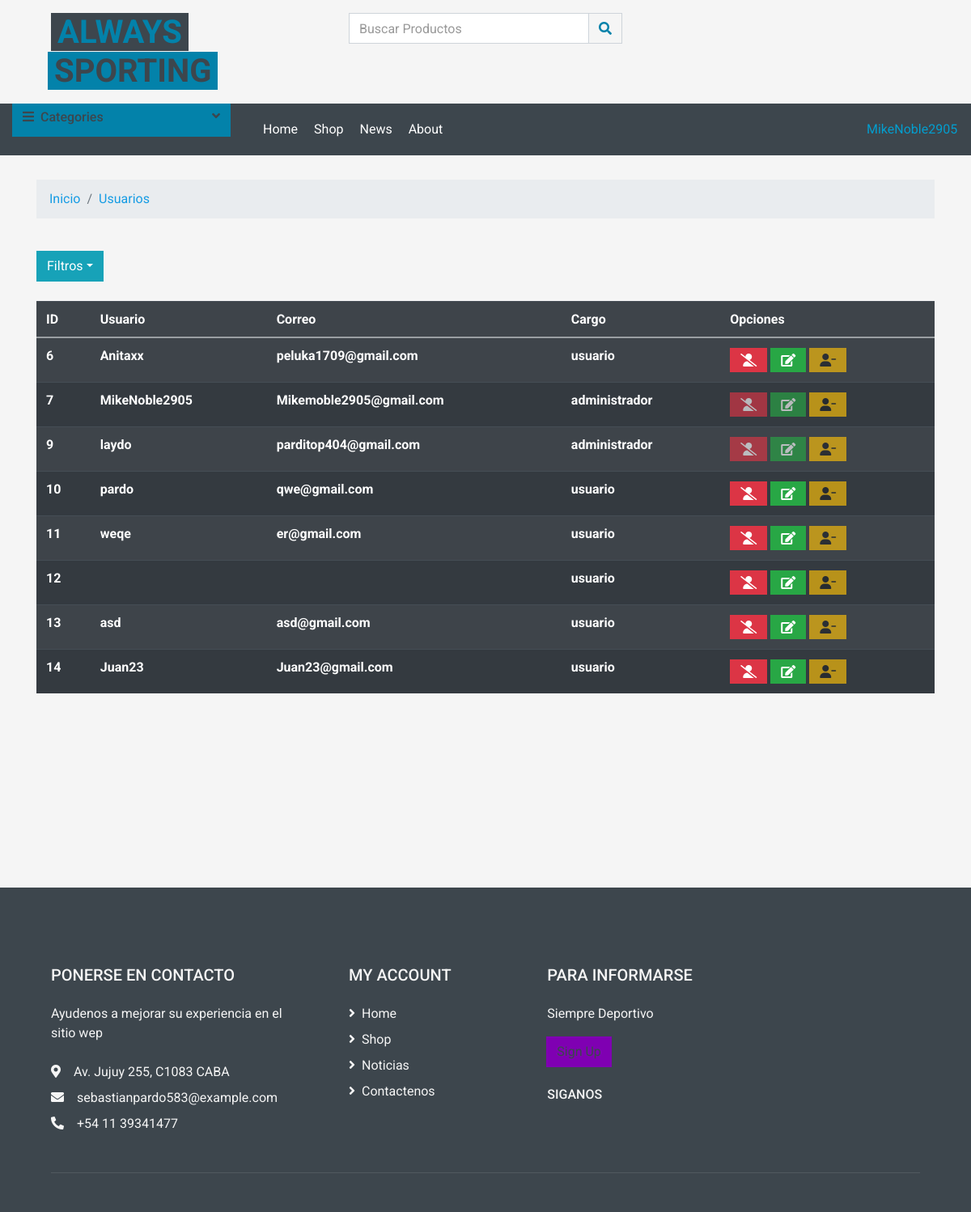
/lista_usu.php (signed in), run on an earlier commit of the app's database.
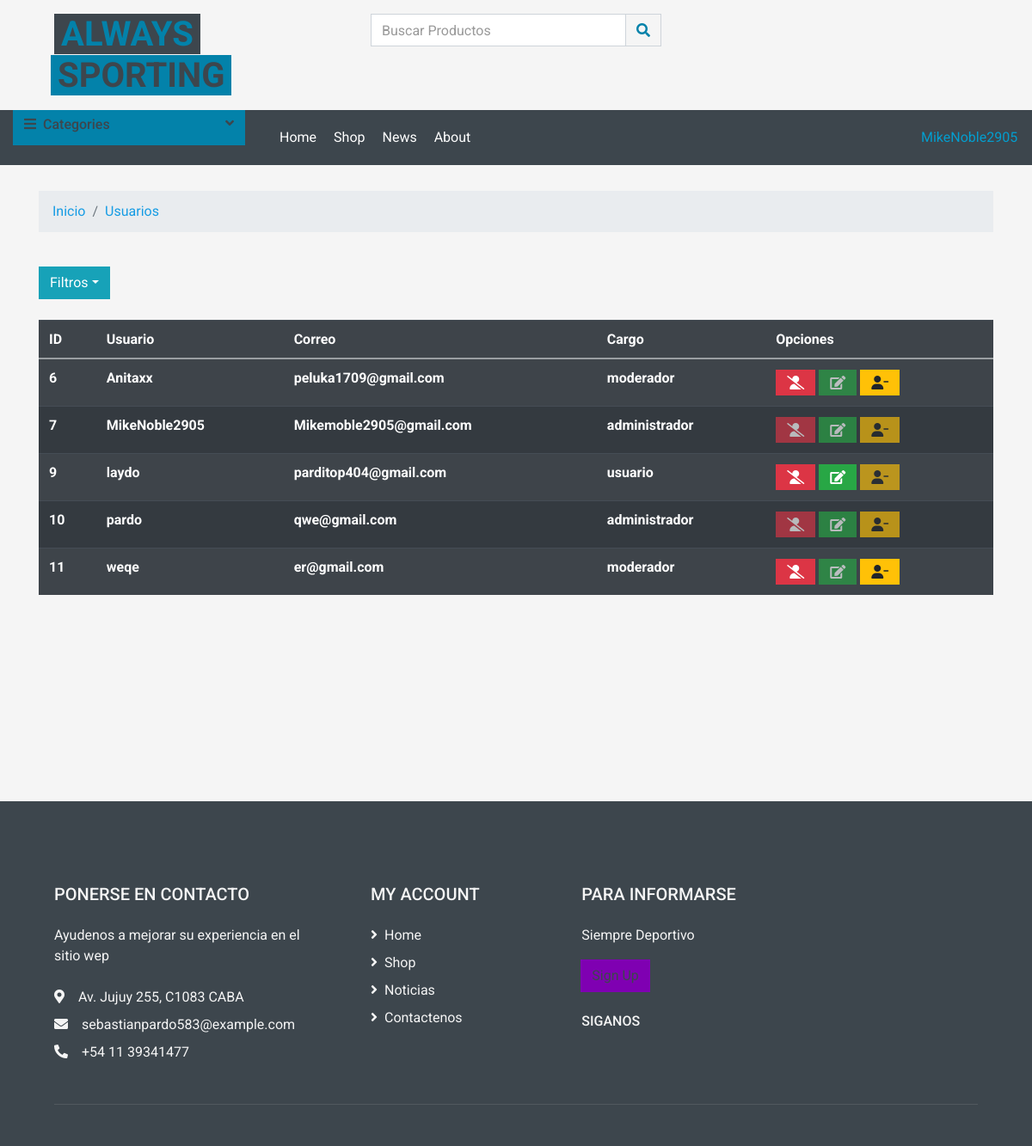
And on a later commit of the database.
### tables this page shows
CREATE TABLE `usuarios` (
  `id` int(11) UNSIGNED NOT NULL,
  `user_name` varchar(50) NOT NULL,
  `contra` varchar(100) NOT NULL,
  `email` varchar(50) NOT NULL,
  `rol` int(11) NOT NULL
);

CREATE TABLE `roles` (
  `id_rol` int(11) UNSIGNED NOT NULL,
  `rol` varchar(50) NOT NULL
);

### lista_usu.php (called while the page is built, shortened)
<?php
require_once "includes/config.php";
$sql= "SELECT * FROM usuarios INNER JOIN roles ON usuarios.rol = roles.id_rol";
$res = mysqli_query($conn, $sql);
$list_usser = mysqli_fetch_all($res, MYSQLI_ASSOC);
require_once "views/layout.php";

### views/lista_usu.php (the view, shortened to what this page needs)
<div class="container">
    <nav aria-label="breadcrumb">
        <ol class="breadcrumb">
            <li class="breadcrumb-item"><a href="index.php" class="link-info" style="text-decoration: none;">Inicio</a></li>
            <li class="breadcrumb-item active" aria-current="page"><a class="link-dark" style="text-decoration: none;">Usuarios</a></li>
        </ol>
    </nav>
</div>
<div class="container">
    <button type="button" class="btn btn-info dropdown-toggle" data-toggle="dropdown"> Filtros<span class="caret"></span></button>&nbsp;&nbsp;
</div>
<div class="container">
    <table class="table table-dark table-striped">
        <tr>
            <th>ID</th>
            <th>Usuario</th>
            <th>Correo</th>
            <th>Cargo</th>
            <th>Opciones</th>
        </tr>
        <tbody>
            <?php foreach ($list_usser as $usser) {
                if ($_SESSION['usuario']['rol'] > 1) {
            ?>
                    <tr>
                        <th><?php echo $usser['id']; ?></th>
                        <th><?php echo $usser['user_name']; ?></th>
                        <th><?php echo $usser['email']; ?></th>
                        <th><?php echo $usser['rol']; ?></th>
                        <td>
                            <a class="btn btn-danger <?php echo $usser['rol'] == "administrador" ? 'disabled' : '' ?>" href="listas_opciones_usu.php?id=<?php echo $usser['id'] ?>"><i class="fa-solid fa-user-slash"></i></a>
                            <a class="btn btn-success <?php echo $usser['rol'] == "moderador" ? 'disabled' : '' ?><?php echo $usser['rol'] == "administrador" ? 'disabled' : '' ?>" href="listas_opciones_usu.php?mod=<?php echo $usser['id'] ?>"><i class="fas fa-edit"></i></a>
                            <a class="btn btn-warning <?php echo $usser['rol'] == "administrador" ? 'disabled' : '' ?><?php echo $usser['rol'] == "usuario" ? 'disabled' : '' ?>" href="listas_opciones_usu.php?id_reset=<?php echo $usser['id'] ?>"><i class="fa-solid fa-user-minus"></i></a>
                        </td>
                <?php }
            } ?>
                    </tr>
        </tbody>
    </table>
</div>

### views/layout.php (shortened to what this page needs)
<header>
    <?php require_once "navbar.php"; ?>
</header>
<?php
$section = (isset($section)) ? $section : 'home';
require_once $section.'.php';
?>
<footer style="margin-top: 20%">
    <?php require_once "footer.php"; ?>
</footer>

### views/navbar.php (shortened to what this page needs)
<!DOCTYPE html>
<html lang="en">
<head>
    <link href="https://cdnjs.cloudflare.com/ajax/libs/font-awesome/5.10.0/css/all.min.css" rel="stylesheet">
    <link href="lib/animate/animate.min.css" rel="stylesheet">
    <link href="lib/owlcarousel/assets/owl.carousel.min.css" rel="stylesheet">
    <link href="css/style.css" rel="stylesheet">
</head>
<div class="container-fluid">
    <div class="row  py-3 px-xl-5 d-none d-lg-flex">
        <div class="col-lg-4">
            <a href="index.php" class="text-decoration-none">
                <span class="h1   bg-dark px-2" style="color:rgb(3, 130, 170);">ALWAYS</span>
                <span class="h1  text-dark  px-2 ml-n1" style="background-color:rgb(3, 130, 170);">SPORTING</span>
            </a>
        </div>
        <div class="col-lg-4  text-left">
            <form action="">
                <div class="input-group">
                    <input type="text" algin="text-left" class="form-control" placeholder="Buscar Productos">
                    <div class="input-group-append">
                        <span class="input-group-text bg-transparent text-primary">
                            <i class="fa fa-search" style="color:rgb(3, 130, 170);"></i>
                        </span>
                    </div>
                </div>
            </form>
        </div>
    </div>
</div>
<div class="container-fluid bg-dark mb-30 ">
    <div class="row xl-2">
        <div class="col-lg-3 ">
            <a class="btn d-flex  justify-content-between  " style="background-color:rgb(3, 130, 170);" data-toggle="collapse" href="#navbar-vertical" style="height: 65px; padding: 0 30px; " style="background-color:rgb(3, 130, 170);">
                <h6 class="text-dark md-10"><i class="fa fa-bars mr-2"></i>Categories</h6>
                <i class="fa fa-angle-down text-dark"></i>
            </a>
        </div>
        <div class="col-lg-9">
            <nav class="navbar navbar-expand-lg bg-dark navbar-dark py-3 py-lg-0 px-0">
                <div class="collapse navbar-collapse justify-content-between" id="navbarCollapse">
                    <div class="navbar-nav mr-auto py-0">
                        <a href="index.php" class="nav-item nav-link text-white">Home</a>
                        <a href="" class="nav-item nav-link text-white">Shop</a>
                        <a href="" class="nav-item nav-link text-white">News</a>
                        <a href="about_us.php" class="nav-item nav-link text-white">About</a>
                    </div>
                </div>
                <?php
                if (isset($_SESSION['usuario'])) {
                ?>
                    <div class="nav-item dropdown col-lg-2">
                        <a href="#" class="nav-link dropdown-toggle " style="color:rgb(3 158 207);" data-toggle="dropdown"><i class="user"></i> <?php echo $_SESSION['usuario']['user_name']; ?> </a>
                    </div>
                <?php } ?>
            </nav>
        </div>
    </div>
</div>

### views/footer.php (shortened to what this page needs)
   <div class="container-fluid bg-dark text-secondary mt-5 pt-5">
        <div class="row px-xl-5 pt-5">
            <div class="col-lg-4 col-md-12 mb-5 pr-3 pr-xl-5">
                <h5 class="text-secondary text-uppercase mb-4">Ponerse en contacto</h5>
                <p class="mb-4">Ayudenos a mejorar su experiencia en el sitio wep</p>
                <p class="mb-2"><i class="fa fa-map-marker-alt mr-3"></i>Av. Jujuy 255, C1083 CABA</p>
                <p class="mb-2"><i class="fa fa-envelope  mr-3"></i>sebastianpardo583@example.com</p>
                <p class="mb-0"><i class="fa fa-phone-alt  mr-3"></i>+54 11 39341477</p>
            </div>
            <div class="col-lg-8 col-md-12">
                <div class="row">
                    <div class="col-md-4 mb-5">
                        <h5 class="text-secondary text-uppercase mb-4">My Account</h5>
                        <div class="d-flex flex-column justify-content-start">
                            <a class="text-secondary mb-2" href="index.php"><i class="fa fa-angle-right mr-2"></i>Home</a>
                            <a class="text-secondary mb-2" href="#"><i class="fa fa-angle-right mr-2"></i>Shop</a>
                            <a class="text-secondary mb-2" href="#"><i class="fa fa-angle-right mr-2"></i>Noticias</a>
                            <a class="text-secondary" href="mailto:sebastianpardo583@gmail.com"><i class="fa fa-angle-right mr-2"></i>Contactenos</a>
                        </div>
                    </div>
                    <div class="col-md-4 mb-5">
                        <h5 class="text-secondary text-uppercase mb-4">Para Informarse</h5>
                        <p>Siempre Deportivo</p>
                        <form action="">
                            <div class="input-group">
                                <div class="input-group-append">
                                    <button class="btn text-dark" style="background-color:rgb(127, 0, 178);"><a href="register.php" class="text-dark">Sign Up</a></button>
                                </div>
                            </div>
                        </form>
                        <h6 class="text-secondary text-uppercase mt-4 mb-3">Siganos</h6>
                    </div>
                </div>
            </div>
        </div>
        <div class="row border-top mx-xl-5 py-4" style="border-color: rgba(256, 256, 256, .1) !important;">
        </div>
    </div>
</body>
</html>

What changed in the data, as far as the page shows it:
removed usuarios: id "12", roles.rol "usuario"
removed usuarios: id "13", user_name "asd", email "asd@gmail.com", roles.rol "usuario"
removed usuarios: id "14", user_name "Juan23", email "Juan23@gmail.com", roles.rol "usuario"
changed usuarios "Anitaxx": roles.rol "usuario" → "moderador"
changed usuarios "laydo": roles.rol "administrador" → "usuario"
changed usuarios "pardo": roles.rol "usuario" → "administrador"
changed usuarios "weqe": roles.rol "usuario" → "moderador"
